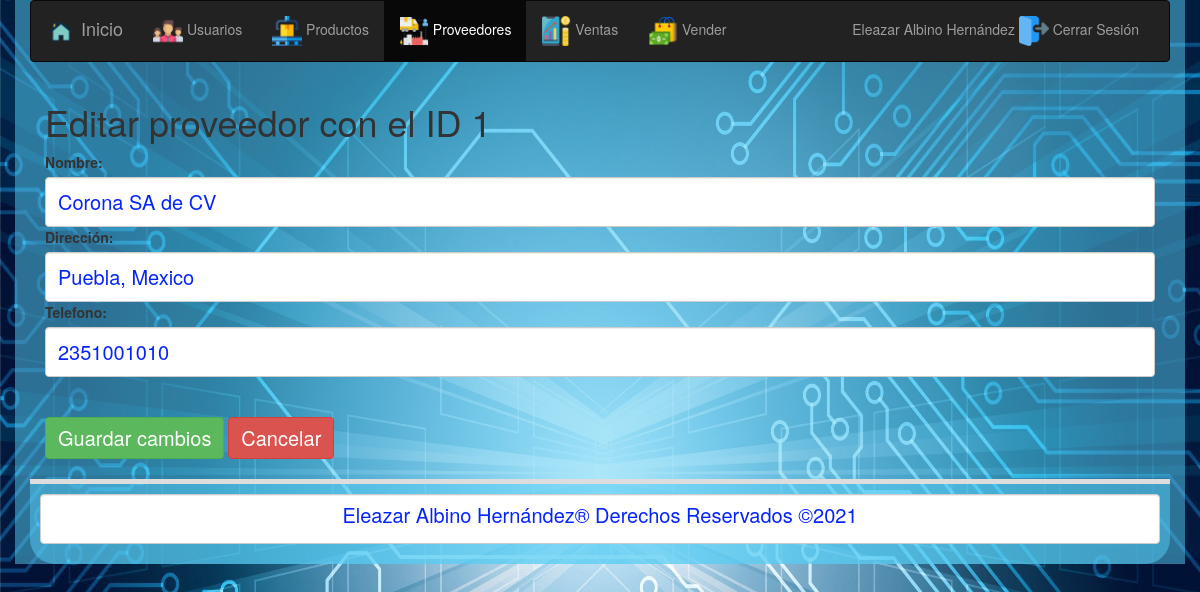
Screenshot of /editarProveedor.php?id=1 (signed in) with the database file from the repository.
### tables this page shows
CREATE TABLE `users` (
`uid` int NOT NULL PRIMARY KEY AUTO_INCREMENT,
`username` varchar(25) NOT NULL UNIQUE,
`password` varchar(200) NOT NULL,
`email` varchar(100) NOT NULL,
`name` varchar(100) NOT NULL
);

create table proveedor(
id BIGINT NOT NULL primary key AUTO_INCREMENT, 
nombre VARCHAR (100) NOT NULL, 
direccion VARCHAR (200) NOT NULL,
telefono VARCHAR (10) NOT NULL
);

### class/userClass2.php (called while the page is built, shortened)
<?php
class userClass
{
public function userDetails($uid)
{
try{
$db = getDB();
$stmt = $db->prepare("SELECT email,username,name FROM users WHERE uid=:uid");
$stmt->bindParam("uid", $uid,PDO::PARAM_INT);
$stmt->execute();
$data = $stmt->fetch(PDO::FETCH_OBJ);
return $data;
}
catch(PDOException $e) {
echo '{"error":{"text":'. $e->getMessage() .'}}';
}
}
}
?>

### editarProveedor.php (the view, shortened to what this page needs)
<?php
$id = $_GET["id"];
include_once "base_de_datos.php";
$sentencia = $base_de_datos->prepare("SELECT * FROM proveedor WHERE id = ?;");
$sentencia->execute([$id]);
$proveedor = $sentencia->fetch(PDO::FETCH_OBJ);
$active_proveedores="active";
?>
<?php include_once "encabezado.php" ?>
	<div class="container-fluid">
		<h1>Editar proveedor con el ID <?php echo $proveedor->id; ?></h1>
		<form method="post" action="guardarProveedor.php">
			<label for="nombre">Nombre:</label>
			<input value="<?php echo $proveedor->nombre ?>" class="form-control" name="nombre" required type="text" id="nombre" placeholder="Escribe el nombre">
			<label for="dir">Direcci&oacute;n:</label>
			<input value="<?php echo $proveedor->direccion ?>" required id="dir" name="dir" type="text" class="form-control" placeholder="Direcci&oacute;n">
			<label for="telefono">Telefono:</label>
			<input value="<?php echo $proveedor->telefono ?>" class="form-control" name="telefono" required type="text" id="telefono" placeholder="Telefono" maxlength="10">
			<br><br><input class="btn btn-success" type="submit" value="Guardar cambios">
			<a class="btn btn-danger" href="./Proveedores.php">Cancelar</a>
		</form>
	</div>
	<br>
<?php include_once "pie.php" ?>

### menu.php (shortened to what this page needs)
<?php
if ($_SESSION['uid']==='1') { ?>
    <nav class="navbar navbar-inverse">
  <div class="container-fluid">
    <div class="navbar-header">
      <a class="navbar-brand" href="home.php"><span ><img src="images/home.png" alt="" width="30" height="30"></span> Inicio</a>
    </div>
    <div class="collapse navbar-collapse" id="miMenu">
      <ul class="nav navbar-nav">
            <li class="<?php if (isset($active_usuarios)){echo $active_usuarios;}?>"><a href="usuarios.php"><span><img src="images/Usuarios.png" alt="" width="30" height="30" ></span> Usuarios</a></li>
            <li class="<?php if (isset($active_productos)){echo $active_productos;}?>"><a href="listar.php"><span><img src="images/producto.png" alt="" width="30" height="30" ></span> Productos</a></li>
            <li class="<?php if (isset($active_proveedores)){echo $active_proveedores;}?>"><a href="Proveedores.php"><span><img src="images/proveedor.png" alt="" width="30" height="30"></span> Proveedores</a></li>
            <li class="<?php if (isset($active_ventas)){echo $active_ventas;}?>"><a href="ventas.php"><span><img src="images/ventas.png" alt="" width="30" height="30"></span> Ventas</a></li>
          <li class="<?php if (isset($active_vender)){echo $active_vender;}?>"><a href="vender.php"><span><img src="images/vender.png" alt="" width="30" height="30"></span> Vender</a></li>
      </ul>
       <ul class="nav navbar-nav navbar-right">
        <li><a href="logout.php"><?php echo $userDetails->name;?> <span><img src="images/salir.png" alt="" width="30" height="30"></span>  Cerrar Sesi&oacute;n</a></li>
      </ul>
    </div>
  </div>
</nav>
<?php  }
  ?>

### rows the page displays
users: name "Eleazar Albino Hernández"
proveedor: id "1", nombre "Corona SA de CV", dir "Puebla, Mexico", telefono "2351001010"
